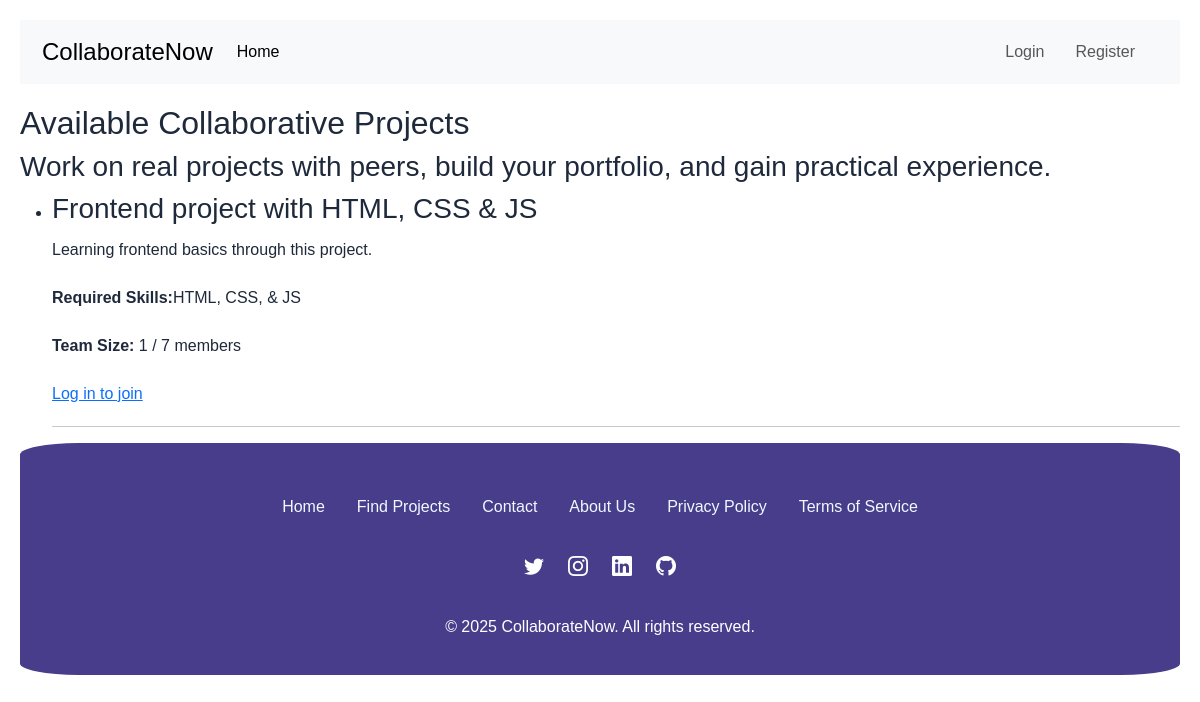
Screenshot of /accounts/projects/ with the database file from the repository.
### accounts/models.py (models this page shows, shortened)
class Project(models.Model):
    title = models.CharField(max_length=200)
    description = models.TextField()
    min_members = models.IntegerField(default=4)
    max_members = models.IntegerField(default=7)
    required_skills = models.TextField(help_text="ist of required skills for this project, separated by commas")
    creator = models.ForeignKey(User, on_delete=models.CASCADE)
    created_at = models.DateTimeField(auto_now_add=True)
    status = models.CharField(max_length=10, choices=[
        ('pending', 'Pending Approval'),
        ('approved', 'Approved'),
        ('rejected', 'Rejected'),
    ], default='pending')
    current_members = models.IntegerField(default=0)  # Temporary field for demonstration
    objectives = models.TextField(blank=True)
    goals = models.TextField(blank=True)
    start_time = models.DateTimeField(blank=True, null=True)
    operation_days = models.CharField(max_length=200, blank=True, help_text="e.g. Mon, Wednesday, Friday")
    deadline = models.DateField(blank=True, null=True)
    action = models.CharField(max_length=20, choices=[
        ('ongoing', 'Ongoing'),
        ('completed', 'Completed'),
        ('on_hold', 'On Hold'),
        ('cancelled', 'Cancelled'),
    ], default='ongoing')
    project_type = models.CharField(max_length=20, choices=[
        ('open_source', 'Open Source'),
        ('private', 'Private'),
        ('public', 'Public'),
    ], default='open_source')
    visibility = models.CharField(max_length=20, choices=[
        ('public', 'Public'),
        ('private', 'Private'),
        ('restricted', 'Restricted'),
    ], default='public')
    location = models.CharField(max_length=100, blank=True, help_text="e.g. Remote, On-site")

### accounts/views.py (the view)
# urls.py: path('projects/', views.project_list, name='project_list'),
def project_list(request):
    approved_projects = Project.objects.filter(status='approved')
    if request.user.is_authenticated:
        user_memberships = ProjectMembership.objects.filter(user=request.user).values_list('project_id', flat=True)
        for project in approved_projects:
            project.user_is_member = project.id in user_memberships
    else:
        for project in approved_projects:
            project.user_is_member = False
    context = {'approved_projects': approved_projects}
    return render(request, 'accounts/project_list.html', context)

### accounts/templates/accounts/project_list.html (shortened to what this page needs)
{% extends 'accounts/base.html' %}
{% block content %}
    <h2>Available Collaborative Projects</h2>
    <h3>Work on real projects with peers, build your portfolio, and gain practical experience.</h3>
    {% if approved_projects %}
        <ul>
            {% for project in approved_projects %}
                <li>
                    <h3>{{ project.title }}</h3>
                    <p>{{ project.description }}</p>
                    <p><strong>Required Skills:</strong>{{ project.required_skills }}</p>
                    <p><strong>Team Size:</strong>
                        {{ project.current_members }} /
                        {{ project.max_members }}
                    members</p>
                    {% if user.is_authenticated and not project.user_is_member %}
                        <a href="{% url 'accounts:join_project' project.id %}">Join Project</a>
                    {% elif user.is_authenticated %}
                        <a href="{% url 'accounts:project_detail' project.id %}">View Project</a>
                    {% else %}
                        <a href="{% url 'accounts:login' %}">Log in to join</a>
                    {% endif %}
                </li>
                <hr>
            {% endfor %}
        </ul>
    {% else %}
        <p>No approved projects are currently available. Check back later!</p>
    {% endif %}
{% endblock %}

### accounts/templates/accounts/base.html (style rules this page uses)
:root { --primary-color: #2563eb; --dark-color: #1e293b; --light-color: #f8fafc; --accent-color: #3b82f6; }
body { font-family: sans-serif; color: var(--dark-color); line-height: 2; margin: 20px; }

### rows the page displays
Project: title "Frontend project with HTML, CSS & JS", description "Learning frontend basics through this project.", required_skills "HTML, CSS, & JS", current_members "1", max_members "7"
